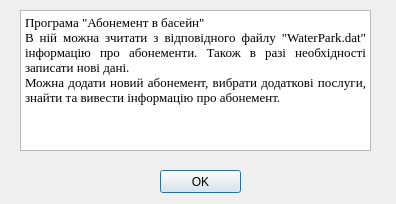
<?xml version="1.0" encoding="UTF-8"?>
<ui version="4.0">
 <class>Help</class>
 <widget class="QDialog" name="Help">
  <property name="geometry">
   <rect>
    <x>0</x>
    <y>0</y>
    <width>396</width>
    <height>204</height>
   </rect>
  </property>
  <property name="windowTitle">
   <string>Допомога</string>
  </property>
  <widget class="QTextBrowser" name="textBrowser">
   <property name="geometry">
    <rect>
     <x>20</x>
     <y>10</y>
     <width>351</width>
     <height>141</height>
    </rect>
   </property>
   <property name="font">
    <font>
     <family>Times New Roman</family>
    </font>
   </property>
   <property name="html">
    <string>&lt;!DOCTYPE HTML PUBLIC &quot;-//W3C//DTD HTML 4.0//EN&quot; &quot;http://www.w3.org/TR/REC-html40/strict.dtd&quot;&gt;
&lt;html&gt;&lt;head&gt;&lt;meta name=&quot;qrichtext&quot; content=&quot;1&quot; /&gt;&lt;style type=&quot;text/css&quot;&gt;
p, li { white-space: pre-wrap; }
&lt;/style&gt;&lt;/head&gt;&lt;body style=&quot; font-family:'Times New Roman'; font-size:8.25pt; font-weight:400; font-style:normal;&quot;&gt;
&lt;p align=&quot;justify&quot; style=&quot; margin-top:0px; margin-bottom:0px; margin-left:0px; margin-right:0px; -qt-block-indent:0; text-indent:0px;&quot;&gt;&lt;span style=&quot; font-family:'MS Shell Dlg 2'; font-size:10pt;&quot;&gt;Програма &amp;quot;Абонемент в басейн&amp;quot;&lt;/span&gt;&lt;/p&gt;
&lt;p align=&quot;justify&quot; style=&quot; margin-top:0px; margin-bottom:0px; margin-left:0px; margin-right:0px; -qt-block-indent:0; text-indent:0px;&quot;&gt;&lt;span style=&quot; font-family:'MS Shell Dlg 2'; font-size:10pt;&quot;&gt;В ній можна зчитати з відповідного файлу &amp;quot;WaterPark.dat&amp;quot; інформацію про абонементи. Також в разі необхідності записати нові дані.&lt;/span&gt;&lt;/p&gt;
&lt;p align=&quot;justify&quot; style=&quot; margin-top:0px; margin-bottom:0px; margin-left:0px; margin-right:0px; -qt-block-indent:0; text-indent:0px;&quot;&gt;&lt;span style=&quot; font-family:'MS Shell Dlg 2'; font-size:10pt;&quot;&gt;Можна додати новий абонемент, вибрати додаткові послуги, знайти та вивести інформацію про абонемент.&lt;/span&gt;&lt;/p&gt;
&lt;p align=&quot;justify&quot; style=&quot;-qt-paragraph-type:empty; margin-top:0px; margin-bottom:0px; margin-left:0px; margin-right:0px; -qt-block-indent:0; text-indent:0px; font-family:'MS Shell Dlg 2'; font-size:10pt;&quot;&gt;&lt;br /&gt;&lt;/p&gt;&lt;/body&gt;&lt;/html&gt;</string>
   </property>
  </widget>
  <widget class="QPushButton" name="OKButton">
   <property name="geometry">
    <rect>
     <x>160</x>
     <y>170</y>
     <width>81</width>
     <height>23</height>
    </rect>
   </property>
   <property name="text">
    <string>OK</string>
   </property>
  </widget>
 </widget>
 <resources/>
 <connections/>
</ui>
